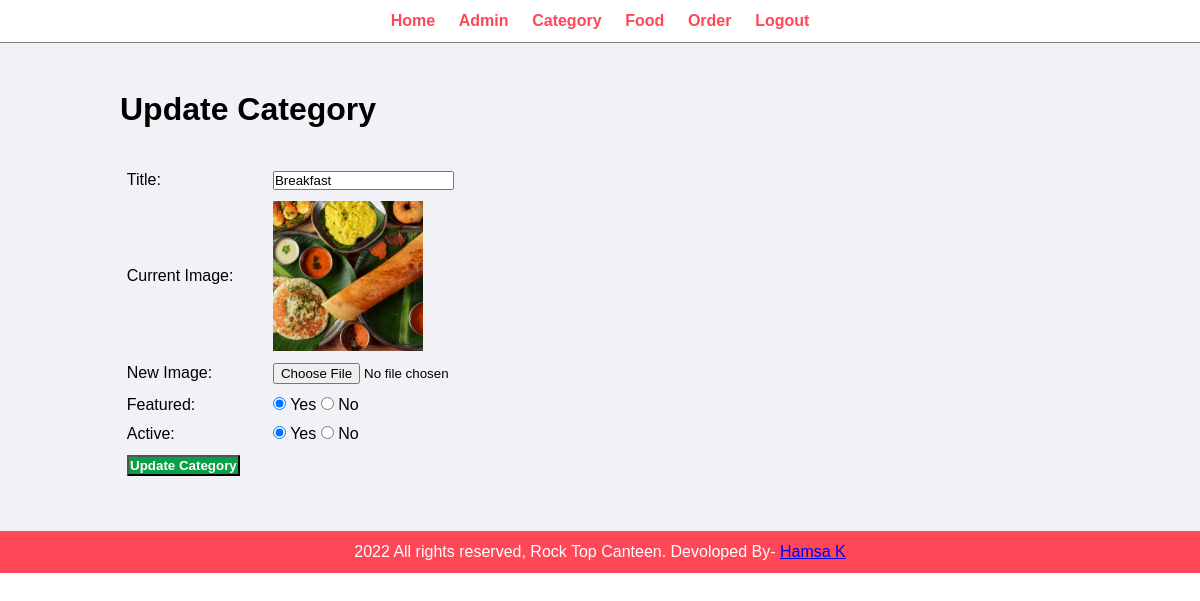
The app's page /admin/update-category.php?id=1 (signed in) with its own data.
### tables this page shows
CREATE TABLE `tbl_category` (
  `id` int(10) UNSIGNED NOT NULL,
  `title` varchar(100) NOT NULL,
  `image_name` varchar(255) NOT NULL,
  `featured` varchar(10) NOT NULL,
  `active` varchar(10) NOT NULL
);

### admin/update-category.php (the view, shortened to what this page needs)
<?php include('partials/menu.php'); ?>
<div class="main-content">
    <div class="wrapper">
        <h1>Update Category</h1>
        <br><br>
        <?php
            if(isset($_GET['id']))
            {
                $id = $_GET['id'];
                $sql = "SELECT * FROM tbl_category WHERE id=$id";
                $res = mysqli_query($conn, $sql);
                $count = mysqli_num_rows($res);
                if($count==1)
                {
                    $row = mysqli_fetch_assoc($res);
                    $title = $row['title'];
                    $current_image = $row['image_name'];
                    $featured = $row['featured'];
                    $active = $row['active'];
                }
                else
                {
                    $_SESSION['no-category-found'] = "<div class='error'>Category not Found.</div>";
                    header('location:'.SITEURL.'admin/manage-category.php');
                }
            }
            else
            {
                header('location:'.SITEURL.'admin/manage-category.php');
            }
        ?>
        <form action="" method="POST" enctype="multipart/form-data">
            <table class="tbl-50">
                <tr>
                    <td>Title: </td>
                    <td>
                        <input type="text" name="title" value="<?php echo $title; ?>">
                    </td>
                </tr>
                <tr>
                    <td>Current Image: </td>
                    <td>
                        <?php
                            if($current_image != "")
                            {
                                ?>
                                <img src="<?php echo SITEURL; ?>images/category/<?php echo $current_image; ?>" width="150px">
                                <?php
                            }
                            else
                            {
                                echo "<div class='error'>Image Not Added.</div>";
                            }
                        ?>
                    </td>
                </tr>
                <tr>
                    <td>New Image: </td>
                    <td>
                        <input type="file" name="image">
                    </td>
                </tr>
                <tr>
                    <td>Featured: </td>
                    <td>
                        <input <?php if($featured=="Yes"){echo "checked";} ?> type="radio" name="featured" value="Yes"> Yes
                        <input <?php if($featured=="No"){echo "checked";} ?> type="radio" name="featured" value="No"> No
                    </td>
                </tr>
                <tr>
                    <td>Active: </td>
                    <td>
                        <input <?php if($active=="Yes"){echo "checked";} ?> type="radio" name="active" value="Yes"> Yes
                        <input <?php if($active=="No"){echo "checked";} ?> type="radio" name="active" value="No"> No
                    </td>
                </tr>
                <tr>
                    <td>
                        <input type="submit" name="submit" value="Update Category" class="btn-secondary">
                    </td>
                </tr>
            </table>
        </form>
    </div>
</div>
<?php include('partials/footer.php'); ?>

### css/admin.css (style rules this page uses)
* { margin: 0; padding: 0; font-family: Arial, Helvetica, sans-serif; }
.wrapper { padding: 1%; width: 80%; margin: 0 auto; }
.tbl-50 { width: 50%; }
table tr td { padding: 1%; }
.btn-secondary { background-color: #07a047; padding: 1%; color: white; text-decoration: none; font-weight: bold; }
.main-content { background-color: #f1f2f6; padding: 3% 0; }

### records on screen
tbl_category: title "Breakfast", image_name (picture), featured "☑", active "☑"
